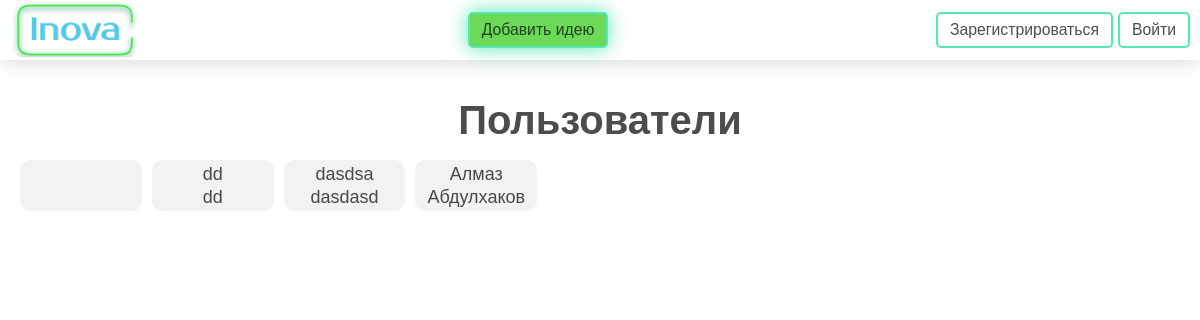
/users, run on an earlier commit of the app's database.
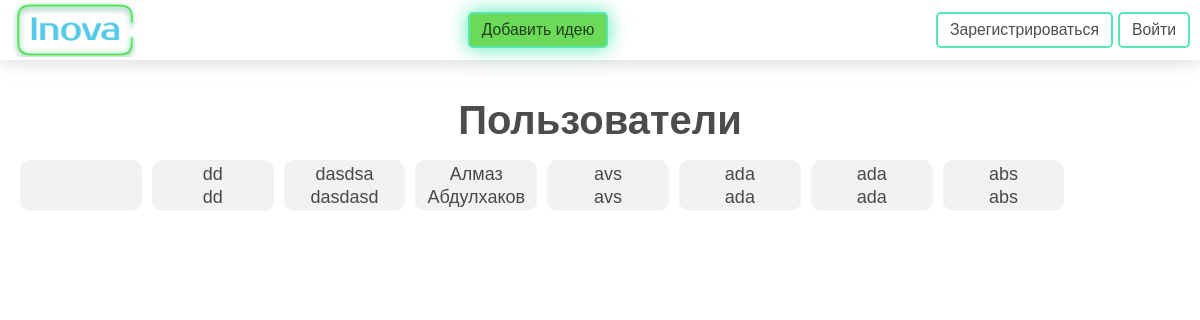
And on a later commit of the database.
### main/models.py (models this page shows, shortened)
class CustomUser(AbstractUser):
    username = None
    email = models.EmailField(_('email address'), unique=True)
    USERNAME_FIELD = 'email'
    REQUIRED_FIELDS = []
    objects = CustomUserManager()

### main/views.py (the view)
# urls.py: path('users', views.users, name='users'),
def users(request):
    return render(request, 'main/users.html', {'users': CustomUser.objects.all()})

### main/templates/main/users.html (shortened to what this page needs)
{% extends 'main/base.html' %}
{% load static %}
{% block nav %}
<div class="header">
  <div class="container">
    <a href="{% url 'home' %}" class="header__logo"></a>
    <a href="{% url 'add_idea' %}" class="header__add-project-button button">
      Добавить идею
    </a>
    {% if user.is_authenticated %}
    <div class="header__profile">
      <button class="header__profile-link">Личный кабинет</button>
      <div class="profile-dropdown">
        <a href="{% url 'profile' user.id %}" class="profile-dropdown__enter">Войти в личный кобинет</a>
        <a href="{% url 'logout' %}" class="profile-dropdown__logout">Выйти</a>
      </div>
    </div>
    {% comment %} <div class="profile-dropdown">
      <div class="profile-dropdown__enter">Войти в личный кобинет</div>
      <div class="profile-dropdown__logout">Выйти</div>
    </div> {% endcomment %}
    {% else %}
    <div class="header__buttons">
      <a href="{% url 'reg' %}" class="header__register-button button">
        Зарегистрироваться
      </a>
      <a href="{% url 'login' %}" class="header__login-button button">Войти</a>
    </div>
    {% endif %}
  </div>
</div>
{% endblock nav %}
{% block content %}
<div class="users">
  <div class="users__title">Пользователи</div>
  <div class="users__container">
    {% for item in users %}
    <a href="{% url 'profile' item.id %}" class="users__item">
      <div class="users__info">{{item.first_name}}</div>
      <div class="users__info">{{item.last_name}}</div>
    </a>
    {% endfor %}
  </div>
</div>
{% endblock  %}

What changed in the data, as far as the page shows it:
added CustomUser: first_name "avs", last_name "avs"
added CustomUser: first_name "ada", last_name "ada"
added CustomUser: first_name "ada", last_name "ada"
added CustomUser: first_name "abs", last_name "abs"
